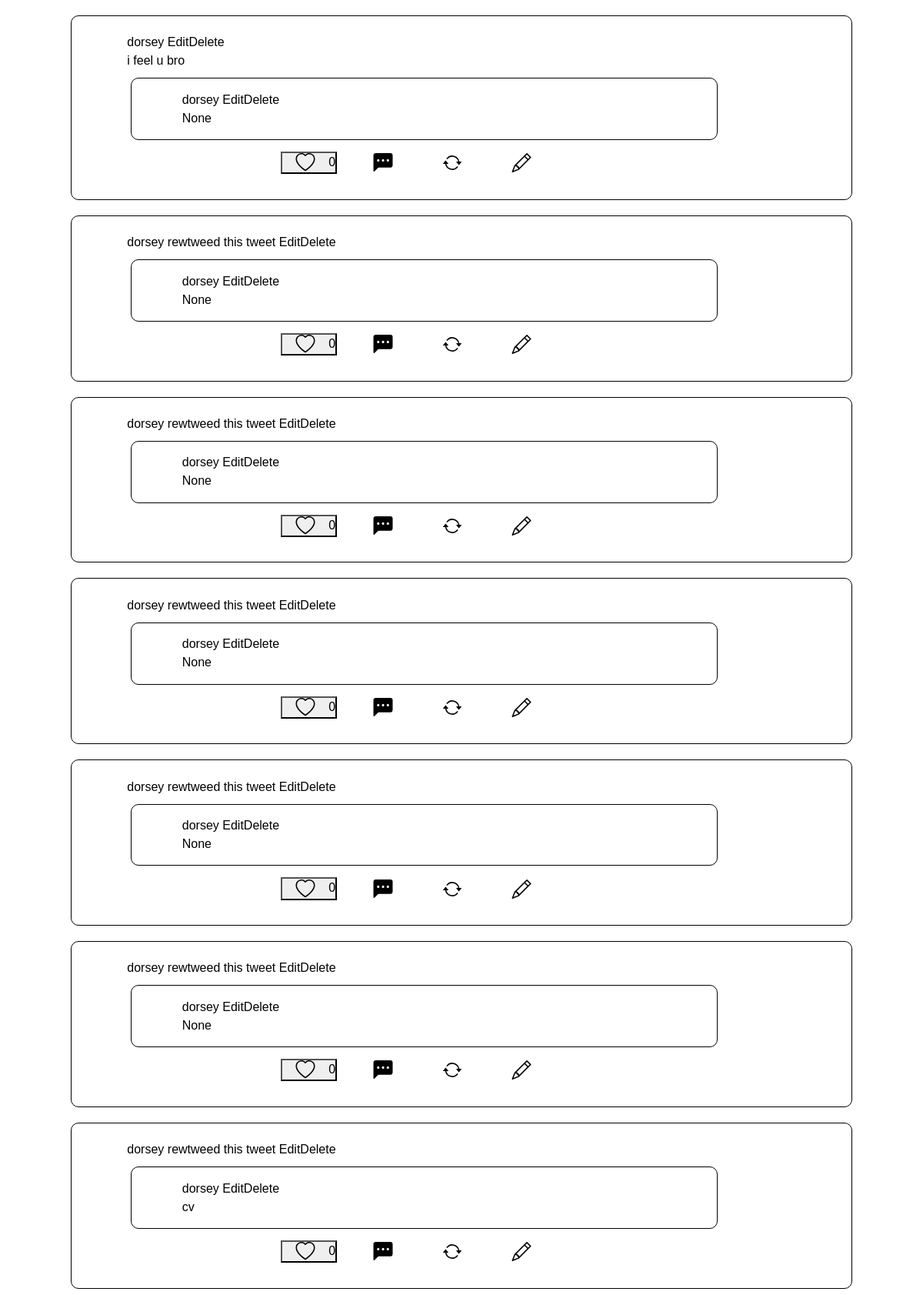
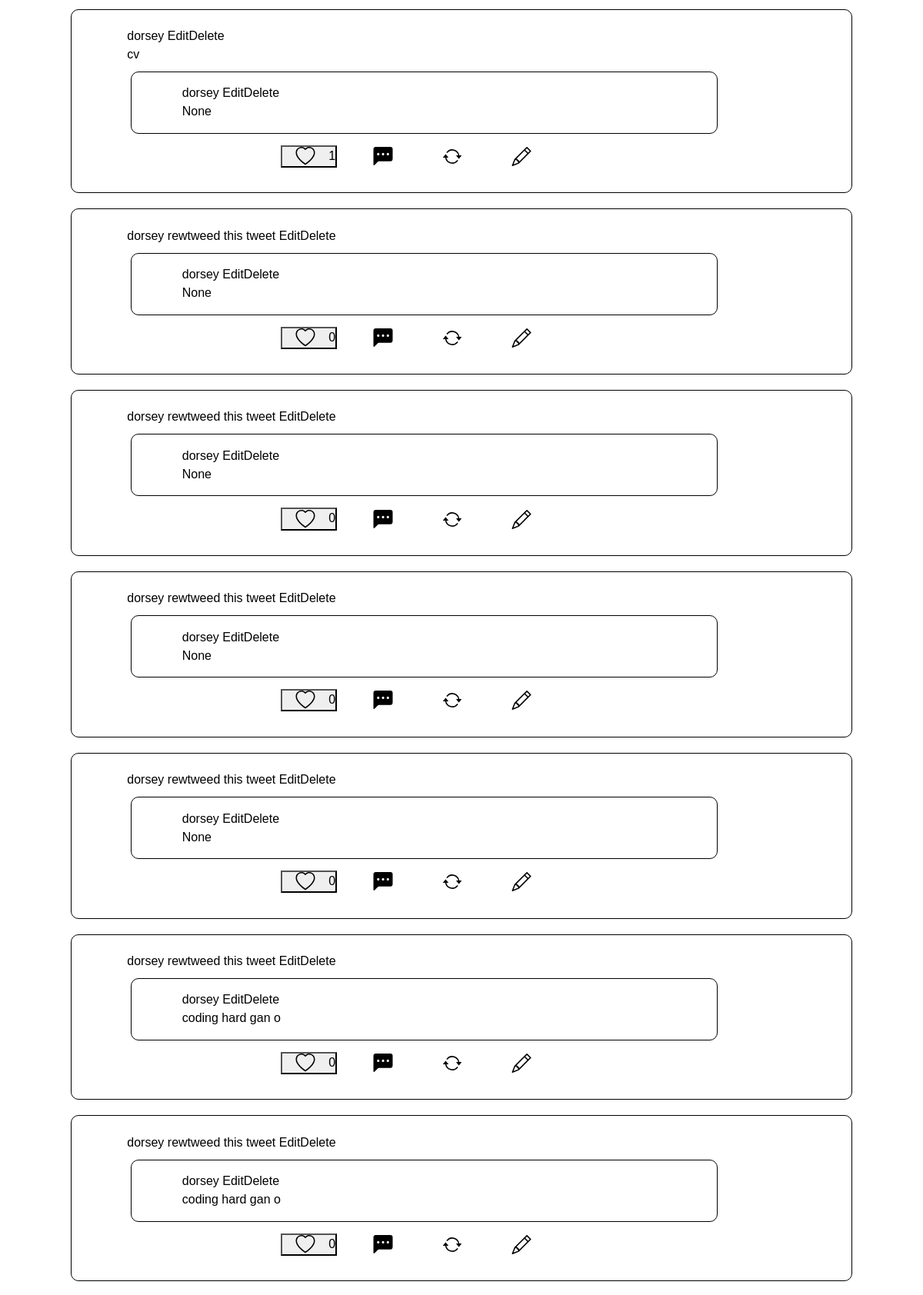
The page / (upper part) on the database its author committed (2 pictures, top to bottom).
### blog/models.py (models this page shows, shortened)
class Post(models.Model):
    author = models.ForeignKey(settings.AUTH_USER_MODEL, on_delete=models.CASCADE)
    tweet = models.TextField(blank=True, null=True)
    parent = models.ForeignKey(
        "self", on_delete=models.CASCADE, related_name='parenttweet', null=True, blank=True)
    post_code =models.CharField(max_length=20, default=post_code())
    likes = models.ManyToManyField(settings.AUTH_USER_MODEL, related_name="post_likes")
    posted_date = models.DateTimeField(default=timezone.now)
    image = models.ImageField(blank=True, upload_to="Post/")
    retweeted = models.BooleanField(default=False, blank=True, null=True)
    def quote(self):
        return reverse("blog:quote_post", kwargs={
            'pk': self.pk,
        })
    def retweet(self):
        return reverse("blog:retweet_post", kwargs={
            'pk':self.pk,
        })
    def total_likes(self):
        return self.likes.count()
    def get_url(self):
        return reverse("blog:post", kwargs={
            'pk': self.pk,
            'ref':self.post_code
        })
    def edit_url(self):
        return reverse("blog:edit_post", kwargs={
            'pk': self.pk,
        })
    def delete_url(self):
        return reverse("blog:delete_post", kwargs={
            'pk': self.pk,
        })

### blog/views.py (the view)
# urls.py: path('', Home.as_view(), name="home"),
class Home(View):
    def get(self, *args, **kwargs):
        posts = Post.objects.order_by('-posted_date')
        context = {
            'posts':posts
        }
        return render(self.request, 'blog/home.html', context)

### templates/blog/home.html (shortened to what this page needs)
{% extends 'base.html' %}
{% load static %}
{% block body %}
{% for post in posts %}
{% if not post.retweeted %}
<article>
{% if post.author.userprofile.profile_pic %}
    <img src="{{ post.author.userprofile.profile_pic.url }}" alt="" class="img-rounded">
{% endif %}
    <div id="tweet">
        <a href="{% url 'user:profile' pk=post.author.pk %}">{{ post.author }}</a>
        <a href="{{ post.edit_url }}">Edit</a><a href="{{ post.delete_url }}">Delete</a>
        <br>
        <a href="{{ post.get_url }}">
            {{ post.tweet }}
        </a>
        {% if post.image %}
        <div class="image">
            <img src="code.png" alt="">
        </div>
        {% endif %}
        <div class="actions">
            <form method="post" action="{% url 'blog:like' %}">
                {% csrf_token %}
                <button name="post_id" value="{{ post.id }}" type="submit"><svg xmlns="http://www.w3.org/2000/svg" width="60" height="25" fill="currentColor" class="bi bi-heart" viewBox="0 0 16 16">
                    <path d="m8 2.748-.717-.737C5.6.281 2.514.878 1.4 3.053c-.523 1.023-.641 2.5.314 4.385.92 1.815 2.834 3.989 6.286 6.357 3.452-2.368 5.365-4.542 6.286-6.357.955-1.886.838-3.362.314-4.385C13.486.878 10.4.28 8.717 2.01L8 2.748zM8 15C-7.333 4.868 3.279-3.04 7.824 1.143c.06.055.119.112.176.171a3.12 3.12 0 0 1 .176-.17C12.72-3.042 23.333 4.867 8 15z"></path>
                  </svg>{{ post.total_likes }}</button>
            </form>
            <a href="#"><svg xmlns="http://www.w3.org/2000/svg" width="60" height="25" fill="currentColor" class="bi bi-chat-left-dots-fill" viewBox="0 0 16 16">
                <path d="M0 2a2 2 0 0 1 2-2h12a2 2 0 0 1 2 2v8a2 2 0 0 1-2 2H4.414a1 1 0 0 0-.707.293L.854 15.146A.5.5 0 0 1 0 14.793V2zm5 4a1 1 0 1 0-2 0 1 1 0 0 0 2 0zm4 0a1 1 0 1 0-2 0 1 1 0 0 0 2 0zm3 1a1 1 0 1 0 0-2 1 1 0 0 0 0 2z"></path>
              </svg></a>
            <a href="{{ post.retweet }}">
                <svg xmlns="http://www.w3.org/2000/svg" width="60" height="25" fill="currentColor" class="bi bi-arrow-repeat" viewBox="0 0 16 16">
                    <path d="M11.534 7h3.932a.25.25 0 0 1 .192.41l-1.966 2.36a.25.25 0 0 1-.384 0l-1.966-2.36a.25.25 0 0 1 .192-.41zm-11 2h3.932a.25.25 0 0 0 .192-.41L2.692 6.23a.25.25 0 0 0-.384 0L.342 8.59A.25.25 0 0 0 .534 9z"/>
                    <path fill-rule="evenodd" d="M8 3c-1.552 0-2.94.707-3.857 1.818a.5.5 0 1 1-.771-.636A6.002 6.002 0 0 1 13.917 7H12.9A5.002 5.002 0 0 0 8 3zM3.1 9a5.002 5.002 0 0 0 8.757 2.182.5.5 0 1 1 .771.636A6.002 6.002 0 0 1 2.083 9H3.1z"/>
                  </svg>
            </a>
            <a href="{{ post.quote }}">
                <svg xmlns="http://www.w3.org/2000/svg" width="60" height="25" fill="currentColor" class="bi bi-pencil" viewBox="0 0 16 16">
                    <path d="M12.146.146a.5.5 0 0 1 .708 0l3 3a.5.5 0 0 1 0 .708l-10 10a.5.5 0 0 1-.168.11l-5 2a.5.5 0 0 1-.65-.65l2-5a.5.5 0 0 1 .11-.168l10-10zM11.207 2.5 13.5 4.793 14.793 3.5 12.5 1.207 11.207 2.5zm1.586 3L10.5 3.207 4 9.707V10h.5a.5.5 0 0 1 .5.5v.5h.5a.5.5 0 0 1 .5.5v.5h.293l6.5-6.5zm-9.761 5.175-.106.106-1.528 3.821 3.821-1.528.106-.106A.5.5 0 0 1 5 12.5V12h-.5a.5.5 0 0 1-.5-.5V11h-.5a.5.5 0 0 1-.468-.325z"/>
                  </svg>
            </a>
        </div>
    </div>
</article>
{% else %}
{% if post.retweeted %}
    {% if post.tweet %}
    <article>
    <div id="tweet">
        <a href="{% url 'user:profile' pk=post.author.pk %}">{{ post.author }}</a>
        <a href="{{ post.edit_url }}">Edit</a><a href="{{ post.delete_url }}">Delete</a>
        <br>
        <a href="{{ post.get_url }}">
            {{ post.tweet }}
        </a>
            <div class="retweet">
                <div id="tweet">
                    <a href="{% url 'user:profile' pk=post.parent.author.pk %}">{{ post.parent.author }}</a>
                    <a href="{{ post.parent.edit_url }}">Edit</a><a href="{{ post.parent.delete_url }}">Delete</a>
                    <br>
                    <a href="{{ post.parent.get_url }}">
                        {{ post.parent.tweet }}
                    </a>
                </div>
            <br>
            </div>
        <div class="actions">
            <form method="post" action="{% url 'blog:like' %}">
                <button name="post_id" value="{{ post.id }}" type="submit">{{ post.total_likes }}</button>
            </form>
            <a href="#"></a>
            <a href="{{ post.retweet }}">
            </a>
            <a href="{{ post.quote }}">
            </a>
        </div>
    </div>
</article>
{% else %}
    <article>
    <div id="tweet">
        <a href="{% url 'user:profile' pk=post.author.pk %}">{{ post.author }}</a> rewtweed this tweet
        <a href="{{ post.edit_url }}">Edit</a><a href="{{ post.delete_url }}">Delete</a>
        <br>
            <div class="retweet">
                <div id="tweet">
                    <a href="{% url 'user:profile' pk=post.parent.author.pk %}">{{ post.parent.author }}</a>
                    <a href="{{ post.parent.tweet.edit_url }}">Edit</a><a href="{{ post.parent.tweet.delete_url }}">Delete</a>
                    <br>
                    <a href="{{ post.parent.tweet.get_url }}">
                        {{ post.parent.tweet }}
                    </a>
                </div>
            <br>
            </div>
        <div class="actions">
            <form method="post" action="{% url 'blog:like' %}">
                <button name="post_id" value="{{ post.id }}" type="submit">{{ post.total_likes }}</button>
            </form>
            <a href="#"></a>
            <a href="{{ post.retweet }}">
            </a>
            <a href="{{ post.quote }}">
            </a>
        </div>
    </div>
</article>
{% endif %}
{% endif %}
{% endif %}
{% endfor %}
{% endblock body %}

### static/style.css (style rules this page uses)
* { box-sizing: border-box; margin: 0; padding: 0; }
body { background-color: rgb(119, 118, 118)19, 118, 118; font-family: Arial, Helvetica, sans-serif; text-decoration: none; color: black; }
article { margin: 20px 50px; border: 0.2px solid black; padding: 2%; border-radius: 10px; display: flex; justify-content: space-between; align-items: center; }
article a { list-style: none; text-decoration: none; color: black; }
#tweet { margin-left: 50px; display: block; }
#tweet .actions { display: flex; justify-content: space-evenly; align-items: center; margin: 15px 200px 10px 200px; }
#tweet .actions form { margin-right: 30px; }
#tweet .actions a { margin-right: 30px; }
.retweet { margin: 10px 5px; border: 0.2px solid black; padding: 2%; border-radius: 10px; display: flex; justify-content: space-between; align-items: center; }
.retweet a { list-style: none; text-decoration: none; color: black; }

### rows shown on the page
Post: author "dorsey", tweet "i feel u bro", parent.author "dorsey", parent.tweet "None", total_likes "0"
Post: author "dorsey", parent.author "dorsey", parent.tweet "None", total_likes "0"
Post: author "dorsey", parent.author "dorsey", parent.tweet "None", total_likes "0"
Post: author "dorsey", parent.author "dorsey", parent.tweet "None", total_likes "0"
Post: author "dorsey", parent.author "dorsey", parent.tweet "None", total_likes "0"
Post: author "dorsey", parent.author "dorsey", parent.tweet "None", total_likes "0"
Post: author "dorsey", parent.author "dorsey", parent.tweet "cv", total_likes "0"
Post: author "dorsey", tweet "cv", parent.author "dorsey", parent.tweet "None", total_likes "1"
Post: author "dorsey", parent.author "dorsey", parent.tweet "None", total_likes "0"
Post: author "dorsey", parent.author "dorsey", parent.tweet "None", total_likes "0"
Post: author "dorsey", parent.author "dorsey", parent.tweet "None", total_likes "0"
Post: author "dorsey", parent.author "dorsey", parent.tweet "None", total_likes "0"
Post: author "dorsey", parent.author "dorsey", parent.tweet "coding hard gan o", total_likes "0"
Post: author "dorsey", parent.author "dorsey", parent.tweet "coding hard gan o", total_likes "0"
